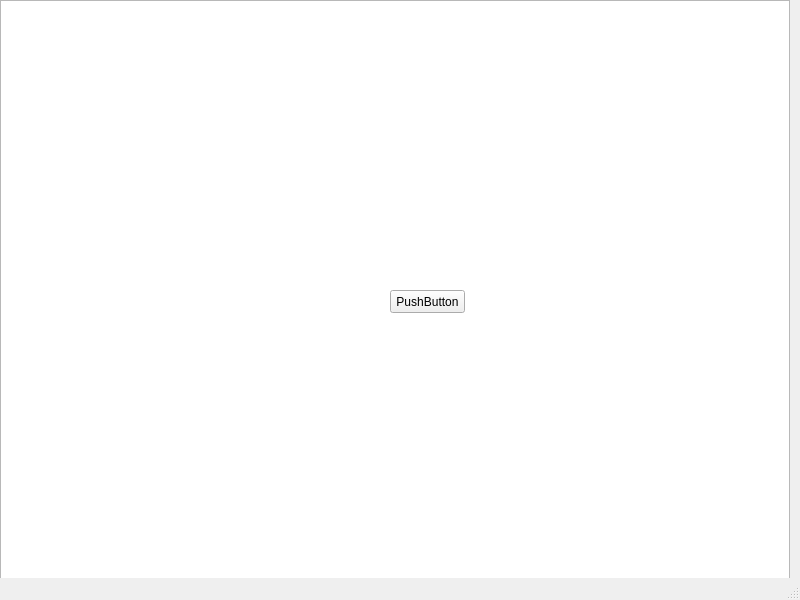
<?xml version="1.0" encoding="UTF-8"?>
<ui version="4.0">
 <class>MainWindow</class>
 <widget class="QMainWindow" name="MainWindow">
  <property name="geometry">
   <rect>
    <x>0</x>
    <y>0</y>
    <width>800</width>
    <height>600</height>
   </rect>
  </property>
  <property name="windowTitle">
   <string>MainWindow</string>
  </property>
  <widget class="QWidget" name="centralwidget">
   <widget class="QGraphicsView" name="graphicsView">
    <property name="geometry">
     <rect>
      <x>0</x>
      <y>0</y>
      <width>790</width>
      <height>590</height>
     </rect>
    </property>
   </widget>
   <widget class="QPushButton" name="pushButton">
    <property name="geometry">
     <rect>
      <x>390</x>
      <y>290</y>
      <width>75</width>
      <height>23</height>
     </rect>
    </property>
    <property name="text">
     <string>PushButton</string>
    </property>
   </widget>
  </widget>
  <widget class="QMenuBar" name="menubar">
   <property name="geometry">
    <rect>
     <x>0</x>
     <y>0</y>
     <width>800</width>
     <height>21</height>
    </rect>
   </property>
  </widget>
  <widget class="QStatusBar" name="statusbar"/>
 </widget>
 <resources/>
 <connections/>
</ui>
